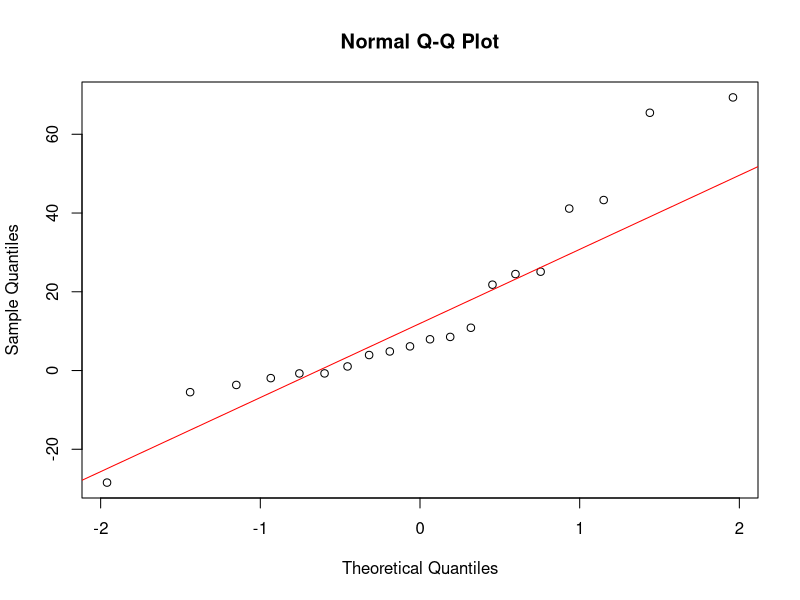
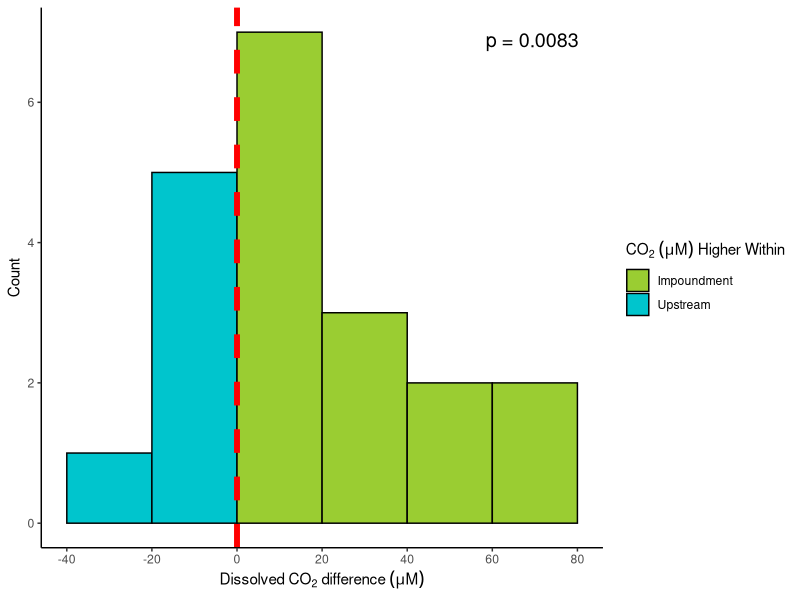
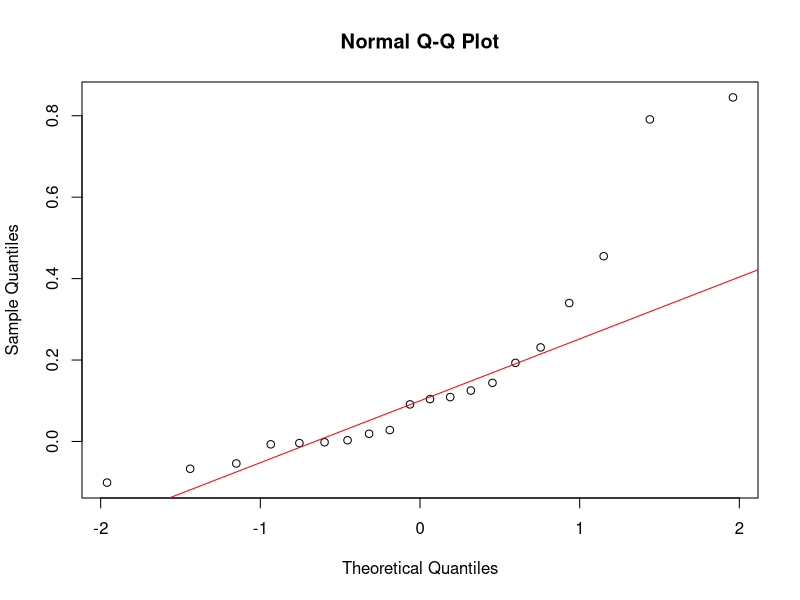
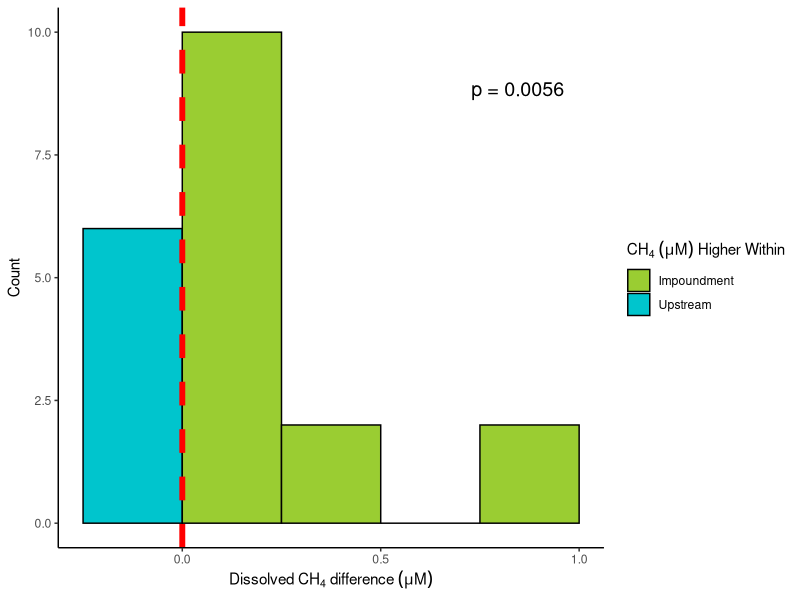
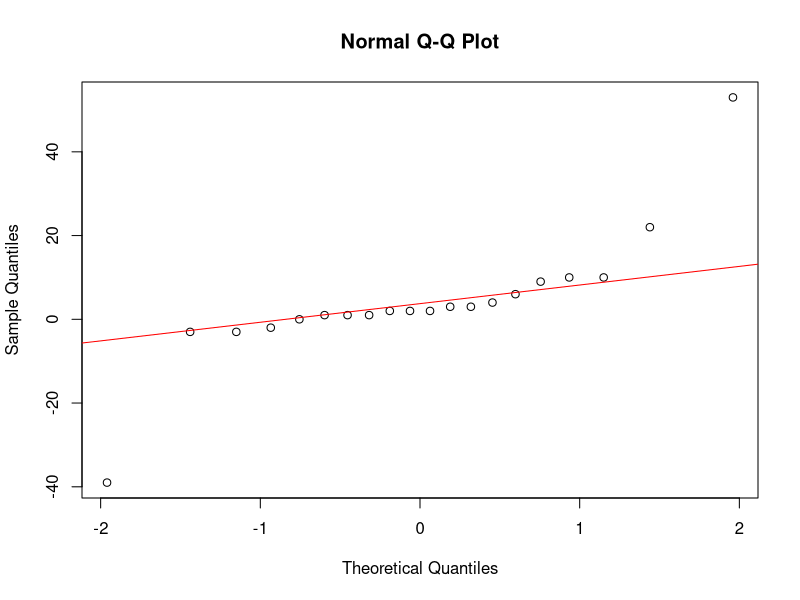
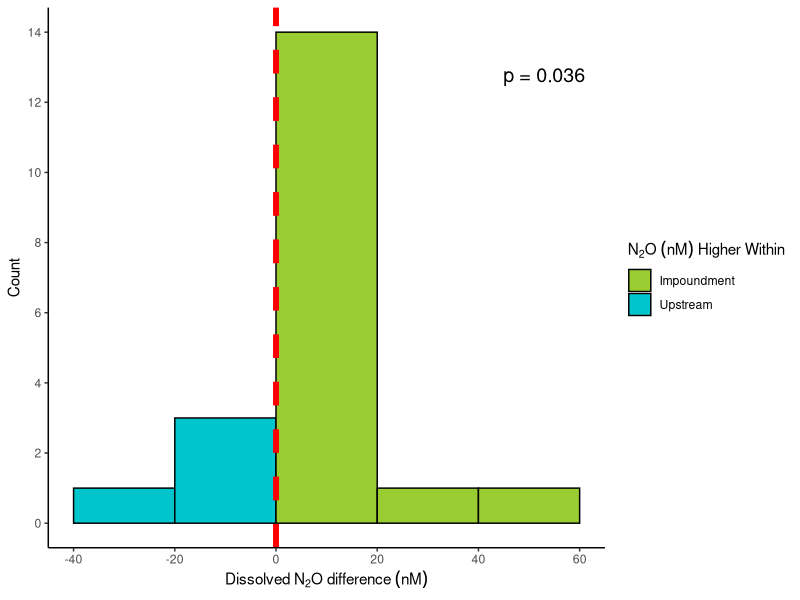
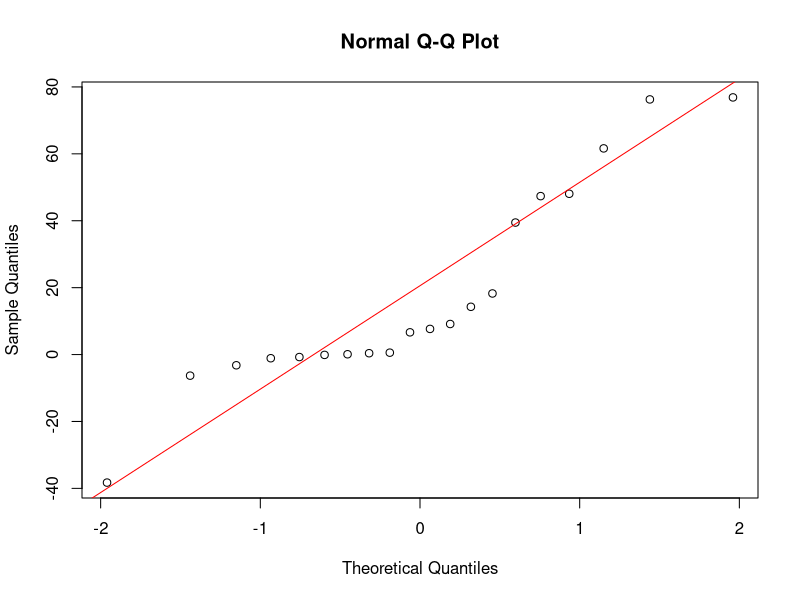
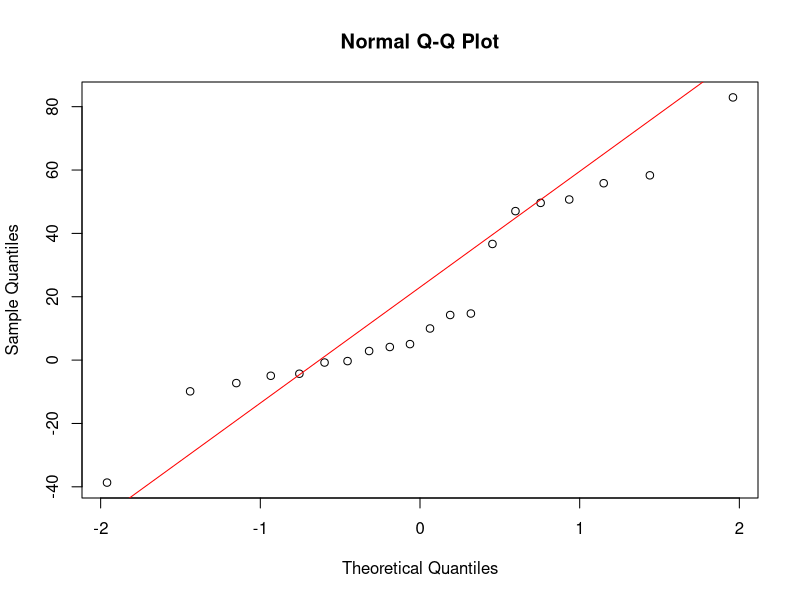

Write R code to recreate these figures, in order.
### Zoo 800 - Final Project ###
### Cody Quiroz ###
### 15-December-2025 ###

# Loading Packages & Data -------------------------------------------------

#load packages
library(dplyr)
library(tidyr)
library(ggplot2)

#load data
data <- read.csv("DamDataBulk.csv") %>%
  mutate( #add small constants to remove zeros as they are BDL
    CH4.uM  = CH4.uM + 0.001,
    CO2.uM.25  = CO2.uM.25 + 0.001,
    CO2.uM = CO2.uM + 0.001,
    N2O.nM      = N2O.uM * 1000, #for better visuals, convert N2O from uM to nM
    N2O.nM.25   = N2O.uM.25 * 1000,
    N2O.nM.75   = N2O.uM.75 * 1000,
    Location    = factor(Location, levels = c("Upstream", "Downstream", "Post-Dam"))
  )


# CO2 Differences ---------------------------------------------------------
#CO2
paired_data_co2 <- data %>% #crating paired df
  dplyr::select(Site, Date, Location, CO2.uM) %>%
  tidyr::pivot_wider(
    names_from = Location,
    values_from = CO2.uM
  ) %>%
  tidyr::drop_na(Upstream, Downstream)

#calculate differences
diffs_co2 <- paired_data_co2$Downstream - paired_data_co2$Upstream

#normality checks
shapiro.test(diffs_co2) #p <0.05 so not normal, use Wilcoxon signed rank
qqnorm(diffs_co2) #QQ plot to visually confirm non-normality
qqline(diffs_co2, col = "red")

#Wilcoxon signed rank
wilcox.test(
  paired_data_co2$Upstream,
  paired_data_co2$Downstream,
  paired = TRUE
) #p=0.008308

#plot histogram
ggplot(data.frame(diffs = diffs_co2), aes(x = diffs)) +
  geom_histogram(
    aes(fill = after_stat(ifelse(x < 0, "Upstream", "Impoundment"))),
    binwidth = 20,
    boundary = 0,
    closed = "left",
    color = "black"
  ) +
  scale_fill_manual(
    values = c(
      "Upstream" = "turquoise3",
      "Impoundment" = "olivedrab3"
    ),
    name = expression(CO[2]~(mu*M)~Higher~Within)
  ) +
  geom_vline(
    xintercept = 0,
    color = "red",
    linewidth = 2,
    linetype = "dashed"
  ) +
  scale_x_continuous(
    breaks = seq(
      floor(min(diffs_co2, na.rm = TRUE) / 20) * 20,
      ceiling(max(diffs_co2, na.rm = TRUE) / 20) * 20,
      by = 20
    )
  ) +
  labs(
    x = expression(Dissolved~CO[2]~difference~(mu*M)),
    y = "Count"
  ) +
  annotate(
    "text",
    x = max(diffs_co2, na.rm = TRUE),   # top-right x
    y = max(hist(diffs_co2, plot = FALSE)$counts), # top y
    label = "p = 0.0083",
    hjust = 0.5, 
    vjust = 1,
    size = 5
  )+
  theme_classic()


# CH4 Differences ---------------------------------------------------------
#create paired df for methane
paired_data_CH4 <- data %>%
  dplyr::select(Site, Date, Location, CH4.uM) %>%
  tidyr::pivot_wider(
    names_from = Location,
    values_from = CH4.uM
  ) %>%
  tidyr::drop_na(Upstream, Downstream)

#calculate diffs
diffs.ch4 <- paired_data_CH4$Downstream - paired_data_CH4$Upstream

shapiro.test(diffs.ch4) #p < 0.05 so not normal
qqnorm(diffs.ch4) #QQ plot to visually confirm non-normality
qqline(diffs.ch4, col = "red")

wilcox.test(
  paired_data_CH4$Upstream,
  paired_data_CH4$Downstream,
  paired = TRUE
) #p=0.005581

#plot ch4 diffs histogram
ggplot(data.frame(diffs = diffs.ch4), aes(x = diffs)) +
  geom_histogram(
    aes(fill = after_stat(ifelse(x < 0, "Upstream", "Impoundment"))),
    binwidth = 0.25,
    boundary = 0,
    closed = "left",
    color = "black"
  ) +
  scale_fill_manual(
    values = c(
      "Upstream" = "turquoise3",
      "Impoundment" = "olivedrab3"
    ),
    name = expression(CH[4]~(mu*M)~Higher~Within)
  ) +
  geom_vline(
    xintercept = 0,
    color = "red",
    linewidth = 2,
    linetype = "dashed"
  ) +
  scale_x_continuous(
    breaks = seq(
      floor(min(diffs.ch4, na.rm = TRUE)),
      ceiling(max(diffs.ch4, na.rm = TRUE)),
      by = 0.5
    )
  ) +
  labs(
    x = expression(Dissolved~CH[4]~difference~(mu*M)),
    y = "Count"
  ) +
  annotate(
    "text",
    x = max(diffs.ch4, na.rm = TRUE),   # top-right x
    y = max(hist(diffs.ch4, plot = FALSE)$counts), # top y
    label = "p = 0.0056",
    hjust = 0.5, 
    vjust = 1,
    size = 5
  )+
  theme_classic()


# N2O Differences ---------------------------------------------------------
#make n2o diffs df
paired_data_n2o <- data %>%
  dplyr::select(Site, Date, Location, N2O.nM) %>%
  tidyr::pivot_wider(
    names_from = Location,
    values_from = N2O.nM
  ) %>%
  tidyr::drop_na(Upstream, Downstream)

#calc n2o diffs
diffs_n2o <- paired_data_n2o$Downstream - paired_data_n2o$Upstream

#normality check
shapiro.test(diffs_n2o)
qqnorm(diffs_n2o) #QQ plot to visually confirm non-normality
qqline(diffs_n2o, col = "red")

wilcox.test(
  paired_data_n2o$Upstream,
  paired_data_n2o$Downstream,
  paired = TRUE
)

#make histogram of diffs
ggplot(data.frame(diffs = diffs_n2o), aes(x = diffs)) +
  geom_histogram(
    aes(fill = after_stat(ifelse(x < 0, "Upstream", "Impoundment"))),
    binwidth = 20,
    boundary = 0,
    closed = "left",
    color = "black"
  ) +
  scale_fill_manual(
    values = c(
      "Upstream" = "turquoise3",
      "Impoundment" = "olivedrab3"
    ),
    name = expression(N[2]*O~(nM)~Higher~Within)
  ) +
  geom_vline(
    xintercept = 0,
    color = "red",
    linewidth = 2,
    linetype = "dashed"
  ) +
  scale_x_continuous(
    breaks = seq(
      floor(min(diffs_n2o, na.rm = TRUE) / 20) * 20,
      ceiling(max(diffs_n2o, na.rm = TRUE) / 20) * 20,
      by = 20
    )
  ) +
  labs(
    x = expression(Dissolved~N[2]*O~difference~(nM)),
    y = "Count"
  ) +
  scale_y_continuous(breaks = function(x) seq(0, ceiling(max(x)), by = 2))+
  annotate(
    "text",
    x = max(diffs_n2o, na.rm = TRUE),   # top-right x
    y = max(hist(diffs_n2o, plot = FALSE)$counts), # top y
    label = "p = 0.036",
    hjust = 0.5, 
    vjust = 1,
    size = 5
  )+
  theme_classic()




# CO2 Diffs - Spatial -----------------------------------------------------
#1/4 distance across samples
paired_data_CO2.25 <- data %>%
  filter(Location %in% c("Upstream", "Downstream")) %>%
  dplyr::select(Site, Date, Location, CO2.uM, CO2.uM.25) %>%
  pivot_wider(
    names_from = Location,
    values_from = c(CO2.uM, CO2.uM.25)
  ) %>%
  transmute(
    Site,
    Date,
    Upstream   = CO2.uM_Upstream,
    Downstream = CO2.uM.25_Downstream
  ) %>%
  drop_na(Upstream, Downstream)

#calculate differences
diffs.co2.25 <- paired_data_CO2.25$Downstream - paired_data_CO2.25$Upstream

#normality checks
shapiro.test(diffs.co2.25) #p <0.05 so not normal, use Wilcoxon signed rank
qqnorm(diffs.co2.25) #QQ plot to visually confirm non-normality
qqline(diffs.co2.25, col = "red")

#Wilcoxon signed rank
wilcox.test(
  paired_data_CO2.25$Upstream,
  paired_data_CO2.25$Downstream,
  paired = TRUE
) #p=0.01718

#3/4 distance across samples
paired_data_CO2.75 <- data %>%
  filter(Location %in% c("Upstream", "Downstream")) %>%
  dplyr::select(Site, Date, Location, CO2.uM, CO2.uM.75) %>%
  pivot_wider(
    names_from = Location,
    values_from = c(CO2.uM, CO2.uM.75)
  ) %>%
  transmute(
    Site,
    Date,
    Upstream   = CO2.uM_Upstream,
    Downstream = CO2.uM.75_Downstream
  ) %>%
  drop_na(Upstream, Downstream)

#calculate differences
diffs.co2.75 <- paired_data_CO2.75$Downstream - paired_data_CO2.75$Upstream

#normality checks
shapiro.test(diffs.co2.75) #p = 0.1591 so technically normal and can use t-test
qqnorm(diffs.co2.75) #QQ plot to visually confirm normality
qqline(diffs.co2.75, col = "red") #doesnt look great, but choosing to accept 

#t-test & wilcoxon signed rank
t.test(
  paired_data_CO2.75$Upstream,
  paired_data_CO2.75$Downstream,
  paired = TRUE
) #p=0.01442

wilcox.test(
  paired_data_CO2.75$Upstream,
  paired_data_CO2.75$Downstream,
  paired = TRUE
) #p=0.02395

# boxplot of 1/4, 1/2, and 3/4 co2 gas
box_df_co2 <- data.frame(
  value = c(diffs.co2.25, diffs_co2, diffs.co2.75),
  group = factor(
    c(
      rep("CO2.25", length(diffs.co2.25)),
      rep("CO2.5",  length(diffs_co2)),
      rep("CO2.75", length(diffs.co2.75))
    ),
    levels = c("CO2.25", "CO2.5", "CO2.75")
  )
)

ggplot(box_df_co2, aes(x = group, y = value, fill = group)) +
  geom_boxplot(
    width = 0.6,
    outlier.shape = NA,   # hide default outliers
    alpha = 0.7
  ) +
  geom_jitter(
    aes(color = group),
    width = 0.12,
    height = 0,
    size = 2,
    alpha = 0.6
  ) +
  scale_y_continuous(
    breaks = function(x) seq(
      floor(min(x) / 20) * 20,
      ceiling(max(x) / 20) * 20,
      by = 20
    )
  )+
  stat_summary(
    fun = mean,
    geom = "crossbar",
    width = 0.6,
    linetype = "dotted",
    color = "black"
  ) +
  geom_hline(yintercept = 0, linetype = "dashed", color = "red", linewidth = 1) +
  scale_fill_manual(
    values = c(
      "CO2.25" = "purple2",
      "CO2.5"  = "yellow2",
      "CO2.75" = "sienna2"
    )
  ) +
  scale_color_manual(
    values = c(
      "CO2.25" = "purple4",
      "CO2.5"  = "yellow4",
      "CO2.75" = "sienna4"
    )
  ) +
  scale_x_discrete(
    labels = c(
      "CO2.25" = "First Quarter",
      "CO2.5"  = "Center",
      "CO2.75" = "Third Quarter"
    )
  ) +
  labs(
    x = "Location Across Stream Channel",
    y = expression(Dissolved~CO[2]~difference~(mu*M))
  ) +
  theme_classic() +
  theme(legend.position = "none")

#extract statistics from boxplot for each section
summary_stats_co2 <- box_df_co2 %>%
  group_by(group) %>%
  summarise(
    n        = sum(!is.na(value)),
    mean     = mean(value, na.rm = TRUE),
    median   = median(value, na.rm = TRUE),
    sd       = sd(value, na.rm = TRUE),
    IQR      = IQR(value, na.rm = TRUE),
    min      = min(value, na.rm = TRUE),
    max      = max(value, na.rm = TRUE)
  )
summary_stats_co2

#proportion of sites where [gas] is higher downstream than upstream
mean(diffs.co2.25 > 0, na.rm = TRUE) # 70% of sites had higher co2 in the impoundment 1/4 across
mean(diffs_co2    > 0, na.rm = TRUE) # 70% of sites had higher co2 in the impoundment 1/2 across
mean(diffs.co2.75 > 0, na.rm = TRUE) # 65% of sites had higher co2 in the impoundment 3/4 across


# CH4 Diffs - Spatial -----------------------------------------------------
#1/4 distance across samples
paired_data_CH4.25 <- data %>%
  filter(Location %in% c("Upstream", "Downstream")) %>%
  dplyr::select(Site, Date, Location, CH4.uM, CH4.uM.25) %>%
  pivot_wider(
    names_from = Location,
    values_from = c(CH4.uM, CH4.uM.25)
  ) %>%
  transmute(
    Site,
    Date,
    Upstream   = CH4.uM_Upstream,
    Downstream = CH4.uM.25_Downstream
  ) %>%
  drop_na(Upstream, Downstream)

#calculate differences
diffs.ch4.25 <- paired_data_CH4.25$Downstream - paired_data_CH4.25$Upstream

#normality checks
shapiro.test(diffs.ch4.25) #p <0.05 so not normal, use Wilcoxon signed rank
qqnorm(diffs.ch4.25) #QQ plot to visually confirm non-normality
qqline(diffs.ch4.25, col = "red")

#Wilcoxon signed rank
wilcox.test(
  paired_data_CH4.25$Upstream,
  paired_data_CH4.25$Downstream,
  paired = TRUE
) #p=0.001824

#3/4 distance across samples
paired_data_CH4.75 <- data %>%
  filter(Location %in% c("Upstream", "Downstream")) %>%
  dplyr::select(Site, Date, Location, CH4.uM, CH4.uM.75) %>%
  pivot_wider(
    names_from = Location,
    values_from = c(CH4.uM, CH4.uM.75)
  ) %>%
  transmute(
    Site,
    Date,
    Upstream   = CH4.uM_Upstream,
    Downstream = CH4.uM.75_Downstream
  ) %>%
  drop_na(Upstream, Downstream)

#calculate differences
diffs.ch4.75 <- paired_data_CH4.75$Downstream - paired_data_CH4.75$Upstream

#normality checks
shapiro.test(diffs.ch4.75) #p < 0.05 so not normal
qqnorm(diffs.ch4.75) #QQ plot to visually confirm normality
qqline(diffs.ch4.75, col = "red")

#Wilcoxon signed rank
wilcox.test(
  paired_data_CH4.75$Upstream,
  paired_data_CH4.75$Downstream,
  paired = TRUE
) #p=0.0005856

# boxplot of 1/4, 1/2, and 3/4 ch4 gas
box_df_ch4 <- data.frame(
  value = c(diffs.ch4.25, diffs.ch4, diffs.ch4.75),
  group = factor(
    c(
      rep("CH4.25", length(diffs.ch4.25)),
      rep("CH4.5",  length(diffs.ch4)),
      rep("CH4.75", length(diffs.ch4.75))
    ),
    levels = c("CH4.25", "CH4.5", "CH4.75")
  )
)

ggplot(box_df_ch4, aes(x = group, y = value, fill = group)) +
  geom_boxplot(
    width = 0.6,
    outlier.shape = NA,   # hide default outliers
    alpha = 0.7
  ) +
  geom_jitter(
    aes(color = group),
    width = 0.12,
    height = 0,
    size = 2,
    alpha = 0.4
  ) +
  scale_y_continuous(
    breaks = function(x) seq(
      floor(min(x) / 0.25) * 0.25,
      ceiling(max(x) / 0.25) * 0.25,
      by = 0.25
    )
  )+
  stat_summary(
    fun = mean,
    geom = "crossbar",
    width = 0.6,
    linetype = "dotted",
    color = "black"
  ) +
  geom_hline(yintercept = 0, linetype = "dashed", color = "red", linewidth = 1) +
  scale_fill_manual(
    values = c(
      "CH4.25" = "purple2",
      "CH4.5"  = "yellow2",
      "CH4.75" = "sienna2"
    )
  ) +
  scale_color_manual(
    values = c(
      "CH4.25" = "purple4",
      "CH4.5"  = "yellow4",
      "CH4.75" = "sienna4"
    )
  ) +
  scale_x_discrete(
    labels = c(
      "CH4.25" = "First Quarter",
      "CH4.5"  = "Center",
      "CH4.75" = "Third Quarter"
    )
  ) +
  labs(
    x = "Location Across Stream Channel",
    y = expression(Dissolved~CH[4]~difference~(mu*M))
  ) +
  theme_classic() +
  theme(legend.position = "none")

#extract statistics from boxplot for each section
summary_stats_ch4 <- box_df_ch4 %>%
  group_by(group) %>%
  summarise(
    n        = sum(!is.na(value)),
    mean     = mean(value, na.rm = TRUE),
    median   = median(value, na.rm = TRUE),
    sd       = sd(value, na.rm = TRUE),
    IQR      = IQR(value, na.rm = TRUE),
    min      = min(value, na.rm = TRUE),
    max      = max(value, na.rm = TRUE)
  )
summary_stats_ch4

#proportion of sites where [gas] is higher downstream than upstream
mean(diffs.ch4.25 > 0, na.rm = TRUE) # 75% of sites had higher ch4 in the impoundment 1/4 across
mean(diffs.ch4    > 0, na.rm = TRUE) # 70% of sites had higher ch4 in the impoundment 1/2 across
mean(diffs.ch4.75 > 0, na.rm = TRUE) # 80% of sites had higher ch4 in the impoundment 3/4 across





# N2O Diffs - Spatial -----------------------------------------------------
#1/4 distance across samples
paired_data_n2o.25 <- data %>%
  filter(Location %in% c("Upstream", "Downstream")) %>%
  dplyr::select(Site, Date, Location, N2O.nM, N2O.nM.25) %>%
  pivot_wider(
    names_from = Location,
    values_from = c(N2O.nM, N2O.nM.25)
  ) %>%
  transmute(
    Site,
    Date,
    Upstream   = N2O.nM_Upstream,
    Downstream = N2O.nM.25_Downstream
  ) %>%
  drop_na(Upstream, Downstream)

#calculate differences
diffs.n2o.25 <- paired_data_n2o.25$Downstream - paired_data_n2o.25$Upstream

#normality checks
shapiro.test(diffs.n2o.25) #p <0.05 so not normal, use Wilcoxon signed rank
qqnorm(diffs.n2o.25) #QQ plot to visually confirm non-normality
qqline(diffs.n2o.25, col = "red")

#Wilcoxon signed rank
wilcox.test(
  paired_data_n2o.25$Upstream,
  paired_data_n2o.25$Downstream,
  paired = TRUE
) #p=0.01362

#3/4 distance across samples
paired_data_n2o.75 <- data %>%
  filter(Location %in% c("Upstream", "Downstream")) %>%
  dplyr::select(Site, Date, Location, N2O.nM, N2O.nM.75) %>%
  pivot_wider(
    names_from = Location,
    values_from = c(N2O.nM, N2O.nM.75)
  ) %>%
  transmute(
    Site,
    Date,
    Upstream   = N2O.nM_Upstream,
    Downstream = N2O.nM.75_Downstream
  ) %>%
  drop_na(Upstream, Downstream)

#calculate differences
diffs.n2o.75 <- paired_data_n2o.75$Downstream - paired_data_n2o.75$Upstream

#normality checks
shapiro.test(diffs.n2o.75) #p < 0.05 so not normal
qqnorm(diffs.n2o.75) #QQ plot to visually confirm normality
qqline(diffs.n2o.75, col = "red")

#Wilcoxon signed rank
wilcox.test(
  paired_data_n2o.75$Upstream,
  paired_data_n2o.75$Downstream,
  paired = TRUE
) #p=0.02395

# boxplot of 1/4, 1/2, and 3/4 n2o gas
box_df_n2o <- data.frame(
  value = c(diffs.n2o.25, diffs_n2o, diffs.n2o.75),
  group = factor(
    c(
      rep("N2O.25", length(diffs.n2o.25)),
      rep("N2O.5",  length(diffs_n2o)),
      rep("N2O.75", length(diffs.n2o.75))
    ),
    levels = c("N2O.25", "N2O.5", "N2O.75")
  )
)

ggplot(box_df_n2o, aes(x = group, y = value, fill = group)) +
  geom_boxplot(
    width = 0.6,
    outlier.shape = NA,   # hide default outliers
    alpha = 0.7
  ) +
  geom_jitter(
    aes(color = group),
    width = 0.12,
    height = 0,
    size = 2,
    alpha = 0.4
  ) +
  scale_y_continuous(
    breaks = function(x) seq(
      floor(min(x) / 10) * 10,
      ceiling(max(x) / 10) * 10,
      by = 10
    )
  )+
  stat_summary(
    fun = mean,
    geom = "crossbar",
    width = 0.6,
    linetype = "dotted",
    color = "black"
  ) +
  geom_hline(yintercept = 0, linetype = "dashed", color = "red", linewidth = 1) +
  scale_fill_manual(
    values = c(
      "N2O.25" = "purple2",
      "N2O.5"  = "yellow2",
      "N2O.75" = "sienna2"
    )
  ) +
  scale_color_manual(
    values = c(
      "N2O.25" = "purple4",
      "N2O.5"  = "yellow4",
      "N2O.75" = "sienna4"
    )
  ) +
  scale_x_discrete(
    labels = c(
      "N2O.25" = "First Quarter",
      "N2O.5"  = "Center",
      "N2O.75" = "Third Quarter"
    )
  ) +
  labs(
    x = "Location Across Stream Channel",
    y = expression(Dissolved~N[2]*O~difference~(nM))
  ) +
  theme_classic() +
  theme(legend.position = "none")
#

#extract statistics from boxplot for each section
summary_stats_n2o <- box_df_n2o %>%
  group_by(group) %>%
  summarise(
    n        = sum(!is.na(value)),
    mean     = mean(value, na.rm = TRUE),
    median   = median(value, na.rm = TRUE),
    sd       = sd(value, na.rm = TRUE),
    IQR      = IQR(value, na.rm = TRUE),
    min      = min(value, na.rm = TRUE),
    max      = max(value, na.rm = TRUE)
  )
summary_stats_n2o

#proportion of sites where [gas] is higher downstream than upstream
mean(diffs.n2o.25 > 0, na.rm = TRUE) # 70% of sites had higher n2o in the impoundment 1/4 across
mean(diffs_n2o    > 0, na.rm = TRUE) # 75% of sites had higher n2o in the impoundment 1/2 across
mean(diffs.n2o.75 > 0, na.rm = TRUE) # 75% of sites had higher n2o in the impoundment 3/4 across




# CO2 Time Series -------------------------------------

data_pb <- data %>%
  filter(Site == "Pheasant Branch")

#co2 1/4 across
ts.co2.pb.25 <- data_pb %>%
  filter(Location %in% c("Upstream", "Downstream")) %>%
  mutate(
    Date=as.Date(Date, format="%d-%b-%y"),
    CO2_plot = case_when(
      Location == "Upstream"   ~ CO2.uM,
      Location == "Downstream" ~ CO2.uM.25
    )
  ) %>%
  dplyr::select(Date, Location, CO2_plot) %>%
  arrange(Date)

#co2 1/2 across
ts.co2.pb.5 <- data_pb %>%
  filter(Location %in% c("Upstream", "Downstream")) %>%
  mutate(
    Date=as.Date(Date, format="%d-%b-%y"),
    CO2_plot = case_when(
      Location == "Upstream"   ~ CO2.uM,
      Location == "Downstream" ~ CO2.uM
    )
  ) %>%
  dplyr::select(Date, Location, CO2_plot) %>%
  arrange(Date)

#co2 3/4 across
ts.co2.pb.75 <- data_pb %>%
  filter(Location %in% c("Upstream", "Downstream")) %>%
  mutate(
    Date=as.Date(Date, format="%d-%b-%y"),
    CO2_plot = case_when(
      Location == "Upstream"   ~ CO2.uM,
      Location == "Downstream" ~ CO2.uM.75
    )
  ) %>%
  dplyr::select(Date, Location, CO2_plot) %>%
  arrange(Date)

ggplot(ts.co2.pb.5, aes(x = Date, y = CO2_plot, color = Location)) +
  geom_line(aes(group=Location)) +
  geom_point(size = 1) +
  scale_color_manual(
    values = c(
      "Upstream" = "turquoise3",
      "Downstream" = "olivedrab3"
    )
  ) +
  labs(
    x = "Date",
    y = expression(Dissolved~CO[2]~(mu*M)),
    color = "Location"
  ) +
  theme_classic()

ts_all_co2_pb <- bind_rows(
  ts.co2.pb.25 %>% mutate(Position = "First Quarter"),
  ts.co2.pb.5  %>% mutate(Position = "Center"),
  ts.co2.pb.75 %>% mutate(Position = "Third Quarter")
) %>%
  mutate(
  Position = factor(
    Position,
    levels = c("First Quarter", "Center", "Third Quarter")
  )
)

ggplot(ts_all_co2_pb, aes(x = Date, y = CO2_plot, color = Location)) +
  geom_line(aes(group = Location), linewidth=1) +
  geom_point(size = 2) +
  geom_smooth(aes(group = Location), method = "lm", se = FALSE, linetype = "dashed", linewidth = 0.8) +  # can remove trendline
  scale_color_manual(
    values = c(
      "Upstream" = "turquoise3",
      "Downstream" = "olivedrab3"
    )
  ) +
  scale_x_date(
    date_breaks = "1 month",
    date_labels = "%b"
  ) +
  facet_wrap(~Position, nrow = 1) +
  labs(
    x = "Date",
    y = expression(Dissolved~CO[2]~(mu*M)),
    color = "Location"
  ) +
  theme_bw() +
  theme(
    legend.position = "top",                                      # nicer legend placement
    strip.background = element_rect(fill = "lightgray", color = NA),
    strip.text = element_text(face = "bold")
  )

#extract coefficients if using lm
lm_trends <- ts_all_co2_pb %>%
  group_by(Location) %>%
  do(
    model = lm(CO2_plot ~ Date, data = .)
  )
lm_trends <- lm_trends %>%
  rowwise() %>%
  mutate(
    intercept = coef(model)[1],
    slope = coef(model)[2]
  ) %>%
  dplyr::select(Location, intercept, slope)
lm_trends




# CH4 Time Series ---------------------------------------------------------

#ch4 1/4 across
ts.ch4.pb.25 <- data_pb %>%
  filter(Location %in% c("Upstream", "Downstream")) %>%
  mutate(
    Date=as.Date(Date, format="%d-%b-%y"),
    CH4_plot = case_when(
      Location == "Upstream"   ~ CH4.uM,
      Location == "Downstream" ~ CH4.uM.25
    )
  ) %>%
  dplyr::select(Date, Location, CH4_plot) %>%
  arrange(Date)

#ch4 1/2 across
ts.ch4.pb.5 <- data_pb %>%
  filter(Location %in% c("Upstream", "Downstream")) %>%
  mutate(
    Date=as.Date(Date, format="%d-%b-%y"),
    CH4_plot = case_when(
      Location == "Upstream"   ~ CH4.uM,
      Location == "Downstream" ~ CH4.uM
    )
  ) %>%
  dplyr::select(Date, Location, CH4_plot) %>%
  arrange(Date)

#ch4 3/4 across
ts.ch4.pb.75 <- data_pb %>%
  filter(Location %in% c("Upstream", "Downstream")) %>%
  mutate(
    Date=as.Date(Date, format="%d-%b-%y"),
    CH4_plot = case_when(
      Location == "Upstream"   ~ CH4.uM,
      Location == "Downstream" ~ CH4.uM.75
    )
  ) %>%
  dplyr::select(Date, Location, CH4_plot) %>%
  arrange(Date)

#time series of ch4 at center
ggplot(ts.ch4.pb.5, aes(x = Date, y = CH4_plot, color = Location)) +
  geom_line(aes(group=Location)) +
  geom_point(size = 1) +
  scale_color_manual(
    values = c(
      "Upstream" = "turquoise3",
      "Downstream" = "olivedrab3"
    )
  ) +
  labs(
    x = "Date",
    y = expression(Dissolved~CH[4]~(mu*M)),
    color = "Location"
  ) +
  theme_classic()

#bind to position
ts_all_ch4_pb <- bind_rows(
  ts.ch4.pb.25 %>% mutate(Position = "First Quarter"),
  ts.ch4.pb.5  %>% mutate(Position = "Center"),
  ts.ch4.pb.75 %>% mutate(Position = "Third Quarter")
) %>%
  mutate(
    Position = factor(
      Position,
      levels = c("First Quarter", "Center", "Third Quarter")
    )
  )

#plot all spatial time series onto one plot and add lm line
ggplot(ts_all_ch4_pb, aes(x = Date, y = CH4_plot, color = Location)) +
  geom_line(aes(group = Location), linewidth = 1) +                # main lines
  geom_point(size = 2) +                                          # points
  geom_smooth(aes(group = Location), method = "lm", se = FALSE, linetype = "dashed", linewidth = 0.8) +  # can remove trendline
  scale_color_manual(
    values = c(
      "Upstream" = "turquoise3",
      "Downstream" = "olivedrab3"
    )
  ) +
  scale_x_date(
    date_breaks = "1 month",                                  
    date_labels = "%b"                                      
  ) +
  facet_wrap(~Position, nrow = 1) + #facets for 1/4, 1/2, 3/4 channel
  labs(
    x = "Date",
    y = expression(Dissolved~CH[4]~(mu*M)),
    color = "Location"
  ) +
  theme_bw() +
  theme(
    legend.position = "top",                                      # nicer legend placement
    strip.background = element_rect(fill = "lightgray", color = NA),
    strip.text = element_text(face = "bold")
  )

#extract coefficients if using lm
lm_trends <- ts_all_ch4_pb %>%
  group_by(Location) %>%
  do(
    model = lm(CH4_plot ~ Date, data = .)
  )
lm_trends <- lm_trends %>%
  rowwise() %>%
  mutate(
    intercept = coef(model)[1],
    slope = coef(model)[2]
  ) %>%
  dplyr::select(Location, intercept, slope)
lm_trends


# N2O Time Series ---------------------------------------------------------
#n2o 1/4 across
ts.n2o.pb.25 <- data_pb %>%
  filter(Location %in% c("Upstream", "Downstream")) %>%
  mutate(
    Date=as.Date(Date, format="%d-%b-%y"),
    N2O_plot = case_when(
      Location == "Upstream"   ~ N2O.nM,
      Location == "Downstream" ~ N2O.nM.25
    )
  ) %>%
  dplyr::select(Date, Location, N2O_plot) %>%
  arrange(Date)

#n2o 1/2 across
ts.n2o.pb.5 <- data_pb %>%
  filter(Location %in% c("Upstream", "Downstream")) %>%
  mutate(
    Date=as.Date(Date, format="%d-%b-%y"),
    N2O_plot = case_when(
      Location == "Upstream"   ~ N2O.nM,
      Location == "Downstream" ~ N2O.nM
    )
  ) %>%
  dplyr::select(Date, Location, N2O_plot) %>%
  arrange(Date)

#n2o 3/4 across
ts.n2o.pb.75 <- data_pb %>%
  filter(Location %in% c("Upstream", "Downstream")) %>%
  mutate(
    Date=as.Date(Date, format="%d-%b-%y"),
    N2O_plot = case_when(
      Location == "Upstream"   ~ N2O.nM,
      Location == "Downstream" ~ N2O.nM.75
    )
  ) %>%
  dplyr::select(Date, Location, N2O_plot) %>%
  arrange(Date)

#time series of n2o at center
ggplot(ts.n2o.pb.5, aes(x = Date, y = N2O_plot, color = Location)) +
  geom_line(aes(group=Location)) +
  geom_point(size = 1) +
  scale_color_manual(
    values = c(
      "Upstream" = "turquoise3",
      "Downstream" = "olivedrab3"
    )
  ) +
  labs(
    x = "Date",
    y = expression(Dissolved~N[2]*O~(nM)),
    color = "Location"
  ) +
  theme_classic()

#bind to position
ts_all_n2o_pb <- bind_rows(
  ts.n2o.pb.25 %>% mutate(Position = "First Quarter"),
  ts.n2o.pb.5  %>% mutate(Position = "Center"),
  ts.n2o.pb.75 %>% mutate(Position = "Third Quarter")
) %>%
  mutate(
    Position = factor(
      Position,
      levels = c("First Quarter", "Center", "Third Quarter")
    )
  )

#plot all spatial time series onto one plot and add lm line
ggplot(ts_all_n2o_pb, aes(x = Date, y = N2O_plot, color = Location)) +
  geom_line(aes(group = Location), linewidth = 1) +               
  geom_point(size = 2) +                                      
  geom_smooth(aes(group = Location), method = "lm", se = FALSE, linetype = "dashed", linewidth = 0.8) +  # can remove trendline
  scale_color_manual(
    values = c(
      "Upstream" = "turquoise3",
      "Downstream" = "olivedrab3"
    )
  ) +
  scale_x_date(
    date_breaks = "1 month",                                  
    date_labels = "%b"                                      
  ) +
  facet_wrap(~Position, nrow = 1) + #facets for 1/4, 1/2, 3/4 channel
  labs(
    x = "Date",
    y = expression(Dissolved~N[2]*O~(nM)),
    color = "Location"
  ) +
  theme_bw() +
  theme(
    legend.position = "top",                                      # nicer legend placement
    strip.background = element_rect(fill = "lightgray", color = NA),
    strip.text = element_text(face = "bold")
  )

#extract coefficients if using lm
lm_trends <- ts_all_n2o_pb %>%
  group_by(Location) %>%
  do(
    model = lm(N2O_plot ~ Date, data = .)
  )
lm_trends <- lm_trends %>%
  rowwise() %>%
  mutate(
    intercept = coef(model)[1],
    slope = coef(model)[2]
  ) %>%
  dplyr::select(Location, intercept, slope)
lm_trends

# Facet Wrapping QQ Plots -------------------------------------------------
#co2
qq_df_co2 <- data.frame(
  value = c(diffs.co2.25, diffs_co2, diffs.co2.75),
  Position = factor(
    c(
      rep("First Quarter", length(diffs.co2.25)),
      rep("Center", length(diffs_co2)),
      rep("Third Quarter", length(diffs.co2.75))
    ),
    levels = c("First Quarter", "Center", "Third Quarter")
  )
)
ggplot(qq_df_co2, aes(sample = value)) +
  stat_qq(size = 2) +
  stat_qq_line(color = "red", linewidth = 1) +
  facet_wrap(~ Position, nrow = 1) +
  labs(
    x = "Theoretical Quantiles",
    y = "Sample Quantiles",
  ) +
  theme_bw()

#ch4
qq_df_ch4 <- data.frame(
  value = c(diffs.ch4.25, diffs.ch4, diffs.ch4.75),
  Position = factor(
    c(
      rep("First Quarter", length(diffs.ch4.25)),
      rep("Center", length(diffs.ch4)),
      rep("Third Quarter", length(diffs.ch4.75))
    ),
    levels = c("First Quarter", "Center", "Third Quarter")
  )
)
ggplot(qq_df_ch4, aes(sample = value)) +
  stat_qq(size = 2) +
  stat_qq_line(color = "red", linewidth = 1) +
  facet_wrap(~ Position, nrow = 1) +
  labs(
    x = "Theoretical Quantiles",
    y = "Sample Quantiles",
  ) +
  theme_bw()

#n2o
qq_df_n2o <- data.frame(
  value = c(diffs.n2o.25, diffs_n2o, diffs.n2o.75),
  Position = factor(
    c(
      rep("First Quarter", length(diffs.n2o.25)),
      rep("Center", length(diffs_n2o)),
      rep("Third Quarter", length(diffs.n2o.75))
    ),
    levels = c("First Quarter", "Center", "Third Quarter")
  )
)
ggplot(qq_df_n2o, aes(sample = value)) +
  stat_qq(size = 2) +
  stat_qq_line(color = "red", linewidth = 1) +
  facet_wrap(~ Position, nrow = 1) +
  labs(
    x = "Theoretical Quantiles",
    y = "Sample Quantiles",
  ) +
  theme_bw()
